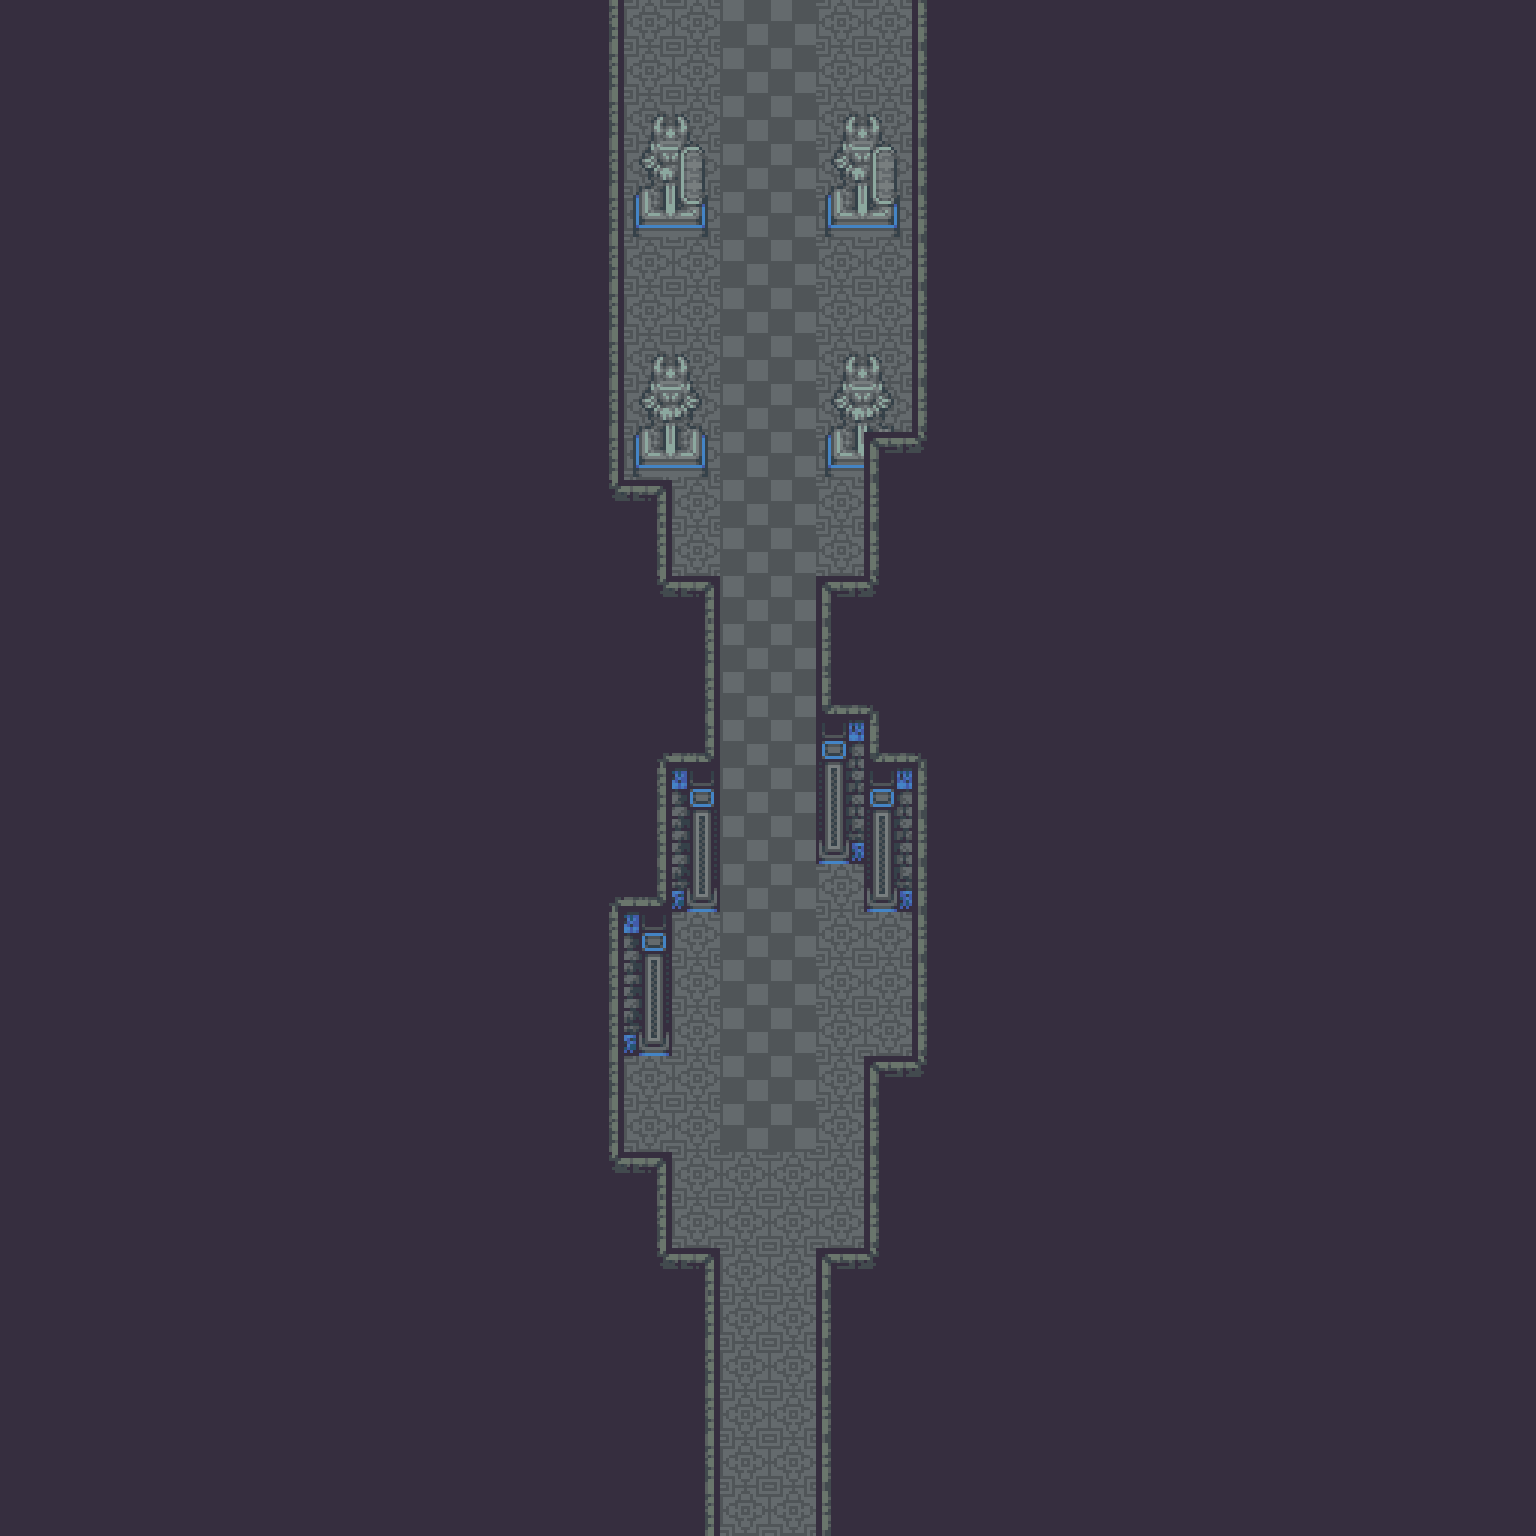

Tiled map render using the project's own tile images. Description and the map definition, with tile-layer contents summarised, below:
An orthogonal 32x32 tile map with 48x48 px tiles, 2 tile layers (Floor, Furnishing).

<map version="1.2" tiledversion="1.3.4" orientation="orthogonal" renderorder="right-down" width="32" height="32" tilewidth="48" tileheight="48" infinite="0" nextlayerid="4" nextobjectid="7">
 <tileset firstgid="1" source="Castle.tsx" />
 <layer id="2" name="Floor" width="32" height="32">
  <data>[1024 cells, 1024 non-empty, 6 distinct tile ids]</data>
 </layer>
 <layer id="1" name="Furnishing" width="32" height="32">
  <data>[1024 cells, 913 non-empty, 23 distinct tile ids]</data>
 </layer>
 <objectgroup id="3" name="Props">
  <properties>
   <property name="I" value="[Sensor StepPlateSensor [BodyBox [[0.5 0.5]  [0.5 0.5]] [RemoveAdvent CastleUnsealed]]" />
  </properties>
 </objectgroup>
</map>
